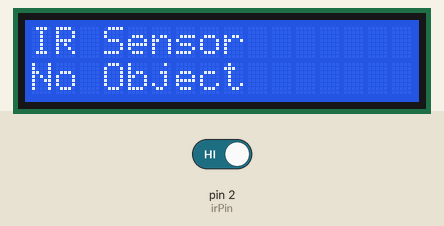
Recording of a sketch running on a simulated Arduino Uno, built with avr-gcc and run on an emulated ATmega328P. Shown: 16×2 character LCD. The inputs (shaded band) are chosen by the test bench; at power-on: pin 2 (irPin) HIGH.

Above: at 1.2 s.
1.3 s: pin 2 (irPin) driven LOW
At 2.2 s:
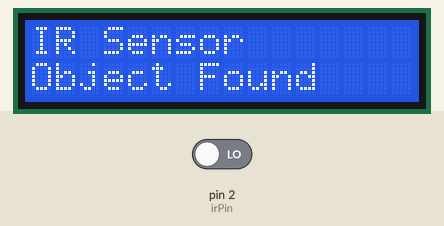
2.8 s: pin 2 (irPin) driven HIGH
At 3.8 s:
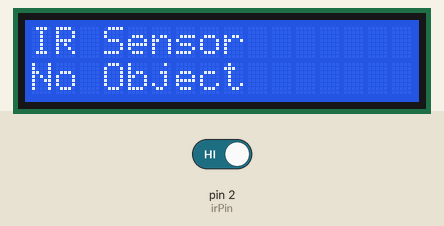
Timing chart, 0 to 5.8 s (numbered marks = the images above; inputs shaded):
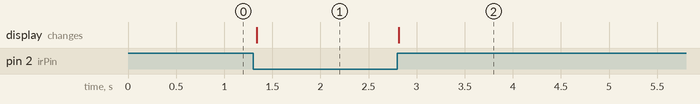

Measured:
- after the input at 1.3 s, the display: changes at once (image 1)
- after the input at 2.8 s, the display: changes at once (image 2)

The sketch:

IR_with_Lcd.hex.ino
```cpp
#include <Wire.h>
#include <LiquidCrystal_I2C.h>

LiquidCrystal_I2C lcd(0x27, 16, 2);

const int irPin = 2;

void setup() {
  pinMode(irPin, INPUT);

  Wire.begin();
  lcd.init();
  lcd.backlight();

  lcd.setCursor(0, 0);
  lcd.print("IR Sensor");
}

void loop() {

  if (digitalRead(irPin) == LOW) {
    lcd.setCursor(0, 1);
    lcd.print("Object Found  ");
  }
  else {
    lcd.setCursor(0, 1);
    lcd.print("No Object     ");
  }

  delay(100);
}
```
